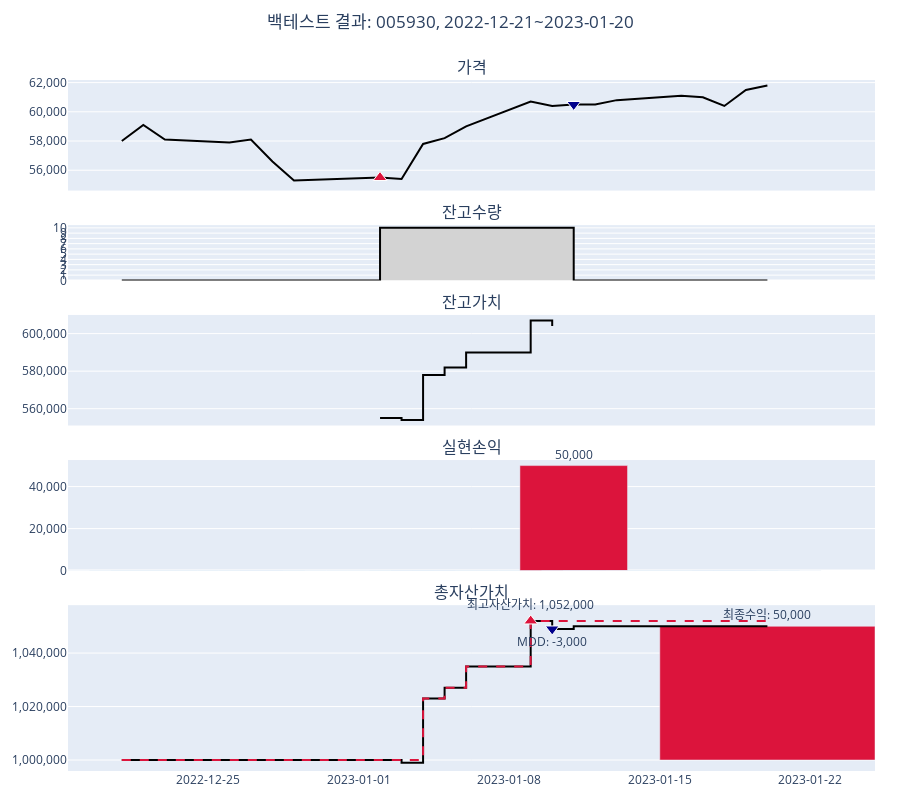

Notebook cell for this chart:
### Code cell
kq.backtest_plot_stock_daily(df_result2)

### Figure 1 — Plotly figure (JSON) as saved in the notebook; plotly's stock layout.template omitted (floating-point values rounded to 4 significant figures)
{"data": [{"marker": {"color": "#000000"}, "mode": "lines", "name": "가격", "type": "scatter", "x": ["2022-12-21T00:00:00", "2022-12-22T00:00:00", "2022-12-23T00:00:00", "2022-12-26T00:00:00", "2022-12-27T00:00:00", "2022-12-28T00:00:00", "2022-12-29T00:00:00", "2023-01-02T00:00:00", "2023-01-03T00:00:00", "2023-01-04T00:00:00", "2023-01-05T00:00:00", "2023-01-06T00:00:00", "2023-01-09T00:00:00", "2023-01-10T00:00:00", "2023-01-11T00:00:00", "2023-01-12T00:00:00", "2023-01-13T00:00:00", "2023-01-16T00:00:00", "2023-01-17T00:00:00", "2023-01-18T00:00:00", "2023-01-19T00:00:00", "2023-01-20T00:00:00"], "xaxis": "x5", "y": [58000, 59100, 58100, 57900, 58100, 56600, 55300, 55500, 55400, 57800, 58200, 59000, 60700, 60400, 60500, 60500, 60800, 61100, 61000, 60400, 61500, 61800], "yaxis": "y"}, {"marker": {"color": "#DC143C", "line": {"color": "white", "width": 1}, "size": 12, "symbol": "triangle-up"}, "mode": "markers", "name": "매수", "type": "scatter", "x": ["2023-01-02T00:00:00"], "xaxis": "x5", "y": [55500], "yaxis": "y"}, {"marker": {"color": "#00008B", "line": {"color": "white", "width": 1}, "size": 12, "symbol": "triangle-down"}, "mode": "markers", "name": "매도", "type": "scatter", "x": ["2023-01-11T00:00:00"], "xaxis": "x5", "y": [60500], "yaxis": "y"}, {"fill": "tozeroy", "fillcolor": "lightgray", "line": {"color": "#000000", "shape": "hv"}, "mode": "lines", "name": "잔고수량", "type": "scatter", "x": ["2022-12-21T00:00:00", "2022-12-22T00:00:00", "2022-12-23T00:00:00", "2022-12-26T00:00:00", "2022-12-27T00:00:00", "2022-12-28T00:00:00", "2022-12-29T00:00:00", "2023-01-02T00:00:00", "2023-01-03T00:00:00", "2023-01-04T00:00:00", "2023-01-05T00:00:00", "2023-01-06T00:00:00", "2023-01-09T00:00:00", "2023-01-10T00:00:00", "2023-01-11T00:00:00", "2023-01-12T00:00:00", "2023-01-13T00:00:00", "2023-01-16T00:00:00", "2023-01-17T00:00:00", "2023-01-18T00:00:00", "2023-01-19T00:00:00", "2023-01-20T00:00:00"], "xaxis": "x5", "y": [0, 0, 0, 0, 0, 0, 0, 10, 10, 10, 10, 10, 10, 10, 0, 0, 0, 0, 0, 0, 0, 0], "yaxis": "y2"}, {"line": {"color": "#000000", "shape": "hv"}, "mode": "lines", "name": "잔고가치", "type": "scatter", "x": ["2022-12-21T00:00:00", "2022-12-22T00:00:00", "2022-12-23T00:00:00", "2022-12-26T00:00:00", "2022-12-27T00:00:00", "2022-12-28T00:00:00", "2022-12-29T00:00:00", "2023-01-02T00:00:00", "2023-01-03T00:00:00", "2023-01-04T00:00:00", "2023-01-05T00:00:00", "2023-01-06T00:00:00", "2023-01-09T00:00:00", "2023-01-10T00:00:00", "2023-01-11T00:00:00", "2023-01-12T00:00:00", "2023-01-13T00:00:00", "2023-01-16T00:00:00", "2023-01-17T00:00:00", "2023-01-18T00:00:00", "2023-01-19T00:00:00", "2023-01-20T00:00:00"], "xaxis": "x5", "y": [null, null, null, null, null, null, null, 555000, 554000, 578000, 582000, 590000, 607000, 604000, null, null, null, null, null, null, null, null], "yaxis": "y3"}, {"cliponaxis": false, "marker": {"color": ["#00008B", "#00008B", "#00008B", "#00008B", "#00008B", "#00008B", "#00008B", "#00008B", "#00008B", "#00008B", "#00008B", "#00008B", "#00008B", "#00008B", "#DC143C", "#00008B", "#00008B", "#00008B", "#00008B", "#00008B", "#00008B", "#00008B"]}, "name": "실현손익", "text": ["", "", "", "", "", "", "", "", "", "", "", "", "", "", "50,000", "", "", "", "", "", "", ""], "textposition": "outside", "type": "bar", "width": 432000000, "x": ["2022-12-21T00:00:00", "2022-12-22T00:00:00", "2022-12-23T00:00:00", "2022-12-26T00:00:00", "2022-12-27T00:00:00", "2022-12-28T00:00:00", "2022-12-29T00:00:00", "2023-01-02T00:00:00", "2023-01-03T00:00:00", "2023-01-04T00:00:00", "2023-01-05T00:00:00", "2023-01-06T00:00:00", "2023-01-09T00:00:00", "2023-01-10T00:00:00", "2023-01-11T00:00:00", "2023-01-12T00:00:00", "2023-01-13T00:00:00", "2023-01-16T00:00:00", "2023-01-17T00:00:00", "2023-01-18T00:00:00", "2023-01-19T00:00:00", "2023-01-20T00:00:00"], "xaxis": "x5", "y": [0, 0, 0, 0, 0, 0, 0, 0, 0, 0, 0, 0, 0, 0, 50000, 0, 0, 0, 0, 0, 0, 0], "yaxis": "y4"}, {"line": {"color": "#000000", "shape": "hv"}, "mode": "lines", "name": "총자산가치", "type": "scatter", "x": ["2022-12-21T00:00:00", "2022-12-22T00:00:00", "2022-12-23T00:00:00", "2022-12-26T00:00:00", "2022-12-27T00:00:00", "2022-12-28T00:00:00", "2022-12-29T00:00:00", "2023-01-02T00:00:00", "2023-01-03T00:00:00", "2023-01-04T00:00:00", "2023-01-05T00:00:00", "2023-01-06T00:00:00", "2023-01-09T00:00:00", "2023-01-10T00:00:00", "2023-01-11T00:00:00", "2023-01-12T00:00:00", "2023-01-13T00:00:00", "2023-01-16T00:00:00", "2023-01-17T00:00:00", "2023-01-18T00:00:00", "2023-01-19T00:00:00", "2023-01-20T00:00:00"], "xaxis": "x5", "y": [1000000, 1000000, 1000000, 1000000, 1000000, 1000000, 1000000, 1000000, 999000, 1023000, 1027000, 1035000, 1052000, 1049000, 1050000, 1050000, 1050000, 1050000, 1050000, 1050000, 1050000, 1050000], "yaxis": "y5"}, {"line": {"color": "#DC143C", "dash": "dash", "shape": "hv"}, "mode": "lines", "name": "최고자산가치", "type": "scatter", "x": ["2022-12-21T00:00:00", "2022-12-22T00:00:00", "2022-12-23T00:00:00", "2022-12-26T00:00:00", "2022-12-27T00:00:00", "2022-12-28T00:00:00", "2022-12-29T00:00:00", "2023-01-02T00:00:00", "2023-01-03T00:00:00", "2023-01-04T00:00:00", "2023-01-05T00:00:00", "2023-01-06T00:00:00", "2023-01-09T00:00:00", "2023-01-10T00:00:00", "2023-01-11T00:00:00", "2023-01-12T00:00:00", "2023-01-13T00:00:00", "2023-01-16T00:00:00", "2023-01-17T00:00:00", "2023-01-18T00:00:00", "2023-01-19T00:00:00", "2023-01-20T00:00:00"], "xaxis": "x5", "y": [1000000, 1000000, 1000000, 1000000, 1000000, 1000000, 1000000, 1000000, 1000000, 1023000, 1027000, 1035000, 1052000, 1052000, 1052000, 1052000, 1052000, 1052000, 1052000, 1052000, 1052000, 1052000], "yaxis": "y5"}, {"base": [1000000], "cliponaxis": false, "marker": {"color": ["#DC143C"]}, "name": "최종손익", "text": ["최종수익: 50,000"], "textposition": "outside", "type": "bar", "width": 864000000, "x": ["2023-01-20T00:00:00"], "xaxis": "x5", "y": [50000], "yaxis": "y5"}, {"cliponaxis": false, "marker": {"color": ["#DC143C", "#00008B"], "line": {"color": "white", "width": 1}, "size": 12, "symbol": ["triangle-up", "triangle-down"]}, "mode": "markers+text", "name": "", "text": ["최고자산가치: 1,052,000", "MDD: -3,000"], "textposition": ["top center", "bottom center"], "type": "scatter", "x": ["2023-01-09T00:00:00", "2023-01-10T00:00:00"], "xaxis": "x5", "y": [1052000, 1049000], "yaxis": "y5"}], "layout": {"annotations": [{"font": {"size": 16}, "showarrow": false, "text": "가격", "x": 0.5, "xanchor": "center", "xref": "paper", "y": 1, "yanchor": "bottom", "yref": "paper"}, {"font": {"size": 16}, "showarrow": false, "text": "잔고수량", "x": 0.5, "xanchor": "center", "xref": "paper", "y": 0.79, "yanchor": "bottom", "yref": "paper"}, {"font": {"size": 16}, "showarrow": false, "text": "잔고가치", "x": 0.5, "xanchor": "center", "xref": "paper", "y": 0.66, "yanchor": "bottom", "yref": "paper"}, {"font": {"size": 16}, "showarrow": false, "text": "실현손익", "x": 0.5, "xanchor": "center", "xref": "paper", "y": 0.45, "yanchor": "bottom", "yref": "paper"}, {"font": {"size": 16}, "showarrow": false, "text": "총자산가치", "x": 0.5, "xanchor": "center", "xref": "paper", "y": 0.24, "yanchor": "bottom", "yref": "paper"}], "height": 800, "hovermode": "x unified", "margin": {"b": 25, "l": 25, "r": 25, "t": 80}, "showlegend": false, "title": {"text": "백테스트 결과: 005930, 2022-12-21~2023-01-20", "x": 0.5, "y": 0.98}, "uniformtext": {"minsize": 12, "mode": "show"}, "xaxis": {"anchor": "y", "domain": [0, 1], "matches": "x5", "showticklabels": false}, "xaxis2": {"anchor": "y2", "domain": [0, 1], "matches": "x5", "showticklabels": false}, "xaxis3": {"anchor": "y3", "domain": [0, 1], "matches": "x5", "showticklabels": false}, "xaxis4": {"anchor": "y4", "domain": [0, 1], "matches": "x5", "showticklabels": false}, "xaxis5": {"anchor": "y5", "domain": [0, 1], "hoverformat": "%Y-%m-%d", "showticklabels": true, "tickformat": "%Y-%m-%d"}, "yaxis": {"anchor": "x", "domain": [0.84, 1], "tickformat": ",d"}, "yaxis2": {"anchor": "x2", "domain": [0.71, 0.79], "dtick": "L1"}, "yaxis3": {"anchor": "x3", "domain": [0.5, 0.66], "tickformat": ",d"}, "yaxis4": {"anchor": "x4", "domain": [0.29, 0.45], "tickformat": ",d"}, "yaxis5": {"anchor": "x5", "domain": [0, 0.24], "tickformat": ",d"}}}
